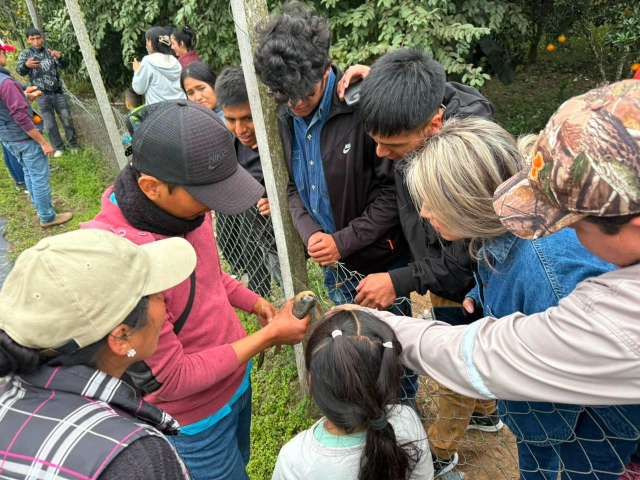
#> input picture Assets/images/institutos/2-de-agosto/agropecuaria/agro-01.jpg, 1280 x 960 px (shown at 1/2 size); its folder holds only this picture in this run
$ python make-covers.py
#> lines starting #> are read from the running program, lines starting #| are printed output that depends on the picture
#!/usr/bin/env python3
"""Genera las portadas uniformes de las tarjetas del home.

Para cada instituto elige su portada (un archivo con "portada" en el nombre, o el
primero de `general/`, o el primero disponible), la recorta al centro a una
relación fija (16:10) y la redimensiona a un tamaño común, guardando el resultado
en `Assets/images/portadas/<slug>.webp`.

Requiere Pillow:  python -m pip install pillow

Uso:
  python scripts/make-covers.py                 # usa los valores por defecto
  python scripts/make-covers.py --width 800 --height 500 --quality 80
"""

import argparse
import os
import sys

from PIL import Image

SRC_ROOT = os.path.join("Assets", "images", "institutos")
OUT_ROOT = os.path.join("Assets", "images", "portadas")
EXTS = (".webp", ".jpg", ".jpeg", ".png")


def find_cover(folder: str) -> str | None:
#> called with folder = 'Assets/images/institutos/2-de-agosto'
    candidates = []
    for dirpath, _dirs, files in os.walk(folder):
        for name in files:
            if name.lower().endswith(EXTS):
                candidates.append(os.path.join(dirpath, name))
#> in main, image is the input picture: PIL image 1280x960 RGB; mean R, G, B 122.1, 115.4, 104.6
    if not candidates:
        return None

    def score(path: str):
        name = os.path.basename(path).lower()
        is_portada = 0 if "portada" in name else 1
        in_general = 0 if os.sep + "general" + os.sep in path.lower() else 1
        return (is_portada, in_general, path.lower())

    return sorted(candidates, key=score)[0]


def center_crop(image: Image.Image, ratio: float) -> Image.Image:
#> called with ratio = 1.6
    width, height = image.size
#> width = 1280; height = 960
    if width / height > ratio:
        new_width = round(height * ratio)
        left = (width - new_width) // 2
        return image.crop((left, 0, left + new_width, height))
    new_height = round(width / ratio)
#> new_height = 800
    top = (height - new_height) // 2
#> top = 80
    return image.crop((0, top, width, top + new_height))
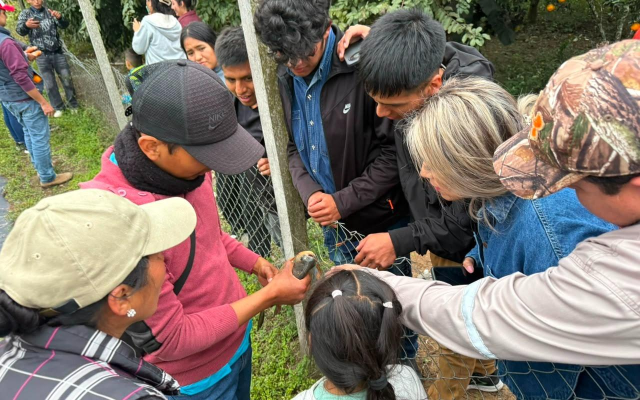
#> returned value: PIL image 1280x800 RGB (shown at 1/2 size); mean R, G, B 126.5, 116.8, 106.8


def main() -> None:
    parser = argparse.ArgumentParser(description="Genera portadas uniformes para las tarjetas.")
    parser.add_argument("--width", type=int, default=800)
    parser.add_argument("--height", type=int, default=500)
    parser.add_argument("--quality", type=int, default=80)
    args = parser.parse_args()

    if not os.path.isdir(SRC_ROOT):
        print(f"Ruta no encontrada: {SRC_ROOT}")
        sys.exit(1)

    os.makedirs(OUT_ROOT, exist_ok=True)
    ratio = args.width / args.height

    count = 0
    for slug in sorted(os.listdir(SRC_ROOT)):
        folder = os.path.join(SRC_ROOT, slug)
        if not os.path.isdir(folder):
            continue
        source = find_cover(folder)
        if not source:
            print(f"  sin fotos: {slug}", file=sys.stderr)
            continue
        try:
            with Image.open(source) as image:
                image.load()
                if image.mode in ("RGBA", "LA") or (
                    image.mode == "P" and "transparency" in image.info
                ):
                    background = Image.new("RGB", image.size, (255, 255, 255))
                    background.paste(image.convert("RGBA"), mask=image.convert("RGBA").split()[-1])
                    image = background
                elif image.mode != "RGB":
                    image = image.convert("RGB")
                image = center_crop(image, ratio)
                image = image.resize((args.width, args.height), Image.LANCZOS)
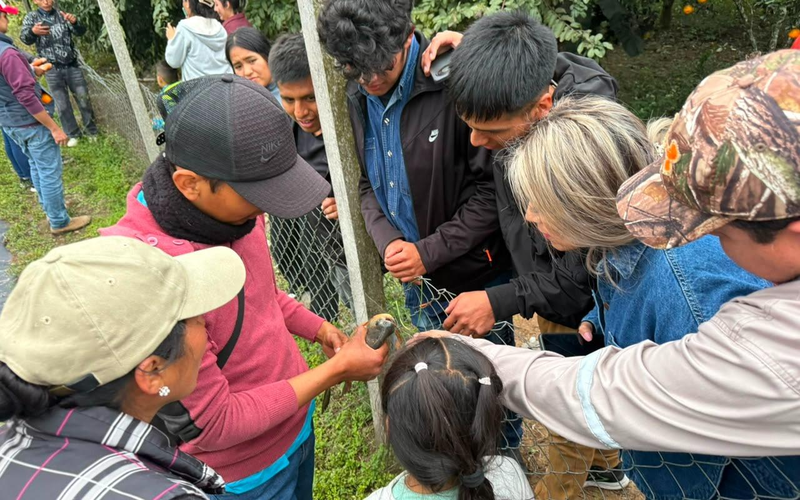
#> image: PIL image 800x500 RGB; mean R, G, B 126.5, 116.8, 106.8
                target = os.path.join(OUT_ROOT, f"{slug}.webp")
                image.save(target, "WEBP", quality=args.quality, method=6)
            count += 1
            print(f"  {slug}: {os.path.basename(source)} -> {args.width}x{args.height}")
        except Exception as exc:  # noqa: BLE001
            print(f"  omitido {slug}: {exc}", file=sys.stderr)

    print(f"{count} portadas generadas en {OUT_ROOT}")


if __name__ == "__main__":
    main()
